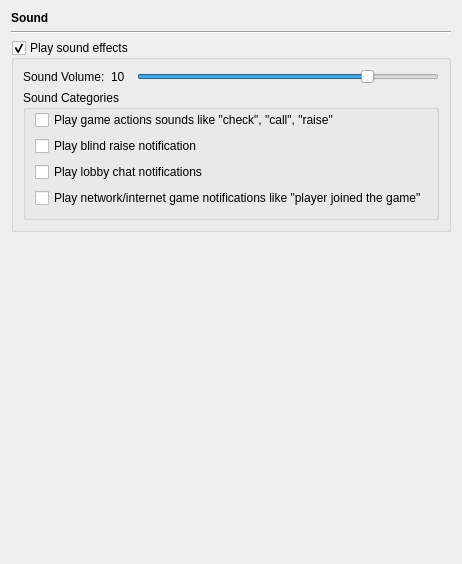
       <widget class="QWidget" name="page_6">
        <layout class="QGridLayout">
         <item row="0" column="0">
          <widget class="QLabel" name="label_26">
           <property name="styleSheet">
            <string notr="true">QLabel { font-weight: bold;  }</string>
           </property>
           <property name="text">
            <string>Sound</string>
           </property>
          </widget>
         </item>
         <item row="1" column="0">
          <widget class="Line" name="line_8">
           <property name="orientation">
            <enum>Qt::Orientation::Horizontal</enum>
           </property>
          </widget>
         </item>
         <item row="2" column="0">
          <widget class="QGroupBox" name="groupBox_playSoundEffects">
           <property name="title">
            <string>Play sound effects</string>
           </property>
           <property name="checkable">
            <bool>true</bool>
           </property>
           <property name="checked">
            <bool>true</bool>
           </property>
           <layout class="QGridLayout">
            <item row="0" column="0">
             <layout class="QHBoxLayout">
              <property name="spacing">
               <number>6</number>
              </property>
              <property name="leftMargin">
               <number>0</number>
              </property>
              <property name="topMargin">
               <number>0</number>
              </property>
              <property name="rightMargin">
               <number>0</number>
              </property>
              <property name="bottomMargin">
               <number>0</number>
              </property>
              <item>
               <widget class="QLabel" name="label_25">
                <property name="text">
                 <string>Sound Volume:</string>
                </property>
               </widget>
              </item>
              <item>
               <widget class="QLabel" name="label_soundVolume">
                <property name="minimumSize">
                 <size>
                  <width>20</width>
                  <height>0</height>
                 </size>
                </property>
                <property name="text">
                 <string>10</string>
                </property>
               </widget>
              </item>
              <item>
               <widget class="QSlider" name="horizontalSlider_soundVolume">
                <property name="minimum">
                 <number>1</number>
                </property>
                <property name="maximum">
                 <number>10</number>
                </property>
                <property name="value">
                 <number>8</number>
                </property>
                <property name="orientation">
                 <enum>Qt::Orientation::Horizontal</enum>
                </property>
               </widget>
              </item>
             </layout>
            </item>
            <item row="1" column="0">
             <widget class="QGroupBox" name="groupBox_10">
              <property name="title">
               <string>Sound Categories </string>
              </property>
              <layout class="QGridLayout">
               <property name="topMargin">
                <number>0</number>
               </property>
               <item row="0" column="0">
                <widget class="QCheckBox" name="checkBox_playGameActions">
                 <property name="text">
                  <string>Play game actions sounds like &quot;check&quot;, &quot;call&quot;, &quot;raise&quot;</string>
                 </property>
                </widget>
               </item>
               <item row="2" column="0">
                <widget class="QCheckBox" name="checkBox_playLobbyChatNotification">
                 <property name="text">
                  <string>Play lobby chat notifications</string>
                 </property>
                </widget>
               </item>
               <item row="3" column="0">
                <widget class="QCheckBox" name="checkBox_playNetworkGameNotification">
                 <property name="text">
                  <string>Play network/internet game notifications like &quot;player joined the game&quot;</string>
                 </property>
                 <property name="tristate">
                  <bool>false</bool>
                 </property>
                </widget>
               </item>
               <item row="1" column="0">
                <widget class="QCheckBox" name="checkBox_playBlindRaiseSound">
                 <property name="text">
                  <string>Play blind raise notification</string>
                 </property>
                </widget>
               </item>
              </layout>
             </widget>
            </item>
           </layout>
          </widget>
         </item>
         <item row="3" column="0">
          <spacer>
           <property name="orientation">
            <enum>Qt::Orientation::Vertical</enum>
           </property>
           <property name="sizeHint" stdset="0">
            <size>
             <width>400</width>
             <height>321</height>
            </size>
           </property>
          </spacer>
         </item>
        </layout>
       </widget>
